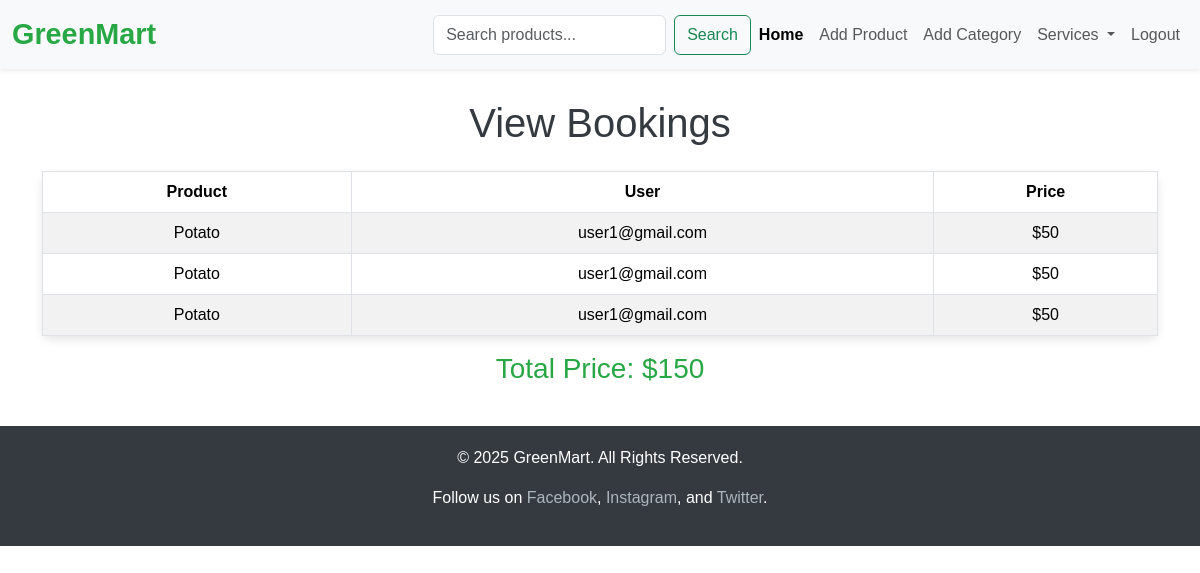
The app's page /viewbookings, older data.
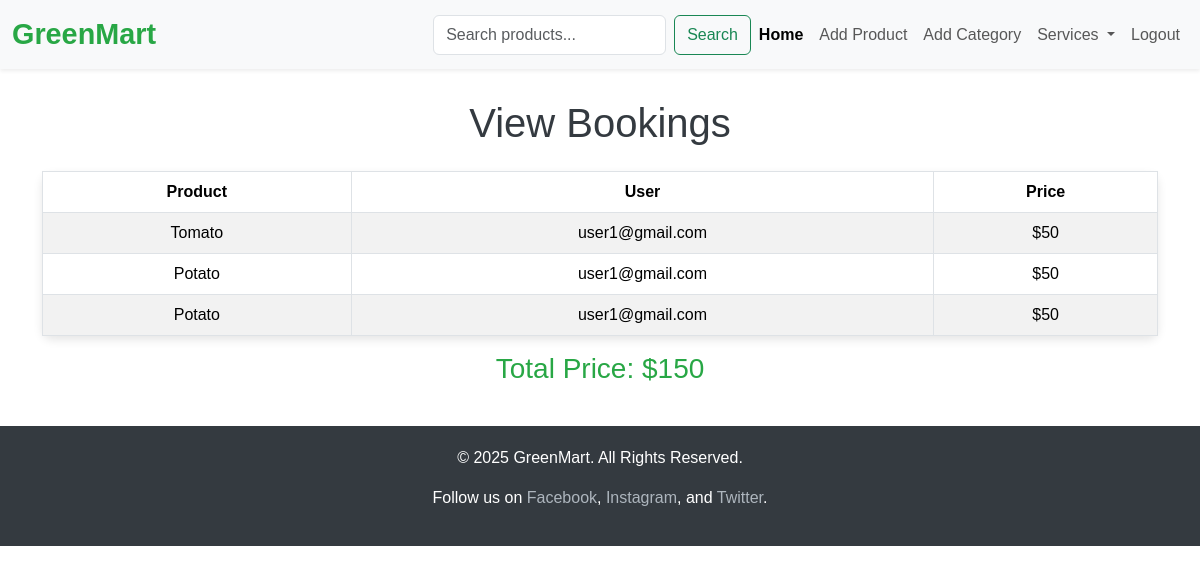
The same page, newer data.
### gm_app/models.py (models this page shows)
class Buy(models.Model):
    product=models.ForeignKey(Product,on_delete=models.CASCADE)
    user=models.ForeignKey(User,on_delete=models.CASCADE)
    qty=models.PositiveIntegerField()
    price=models.IntegerField()
    date=models.DateField(auto_now_add=True)

class Product(models.Model):
    pid=models.TextField()
    name=models.TextField()
    dis=models.TextField()
    offer_price=models.IntegerField()
    price=models.IntegerField()
    stock=models.IntegerField()
    category=models.ForeignKey(Category,on_delete=models.CASCADE)
    img=models.FileField()

### gm_app/views.py (the view)
# urls.py: path('viewbookings', views.viewbookings, name='viewbookings'),
def viewbookings(req):
    try:
        bookings = Buy.objects.select_related('user', 'product').order_by('-id')  # Fetch all bookings
        total_price = sum(booking.price for booking in bookings)  # Calculate total price of all bookings
        return render(req, 'shop/viewbooking.html', {'bookings': bookings, 'total_price': total_price})
    except Exception as e:
        print(f"Error fetching bookings: {e}")
        return render(req, 'shop/viewbooking.html', {'error': 'An error occurred while fetching the bookings.'})

### templates/shop/viewbooking.html (shortened to what this page needs)
<!DOCTYPE html>
<html lang="en">
<head>
    <link href="https://cdn.jsdelivr.net/npm/bootstrap@5.3.3/dist/css/bootstrap.min.css" rel="stylesheet">
</head>
<body>
    <nav class="navbar navbar-expand-lg navbar-light bg-light shadow-sm sticky-top">
        <div class="container-fluid">
            <a class="navbar-brand" href="#" style="font-size: 1.8rem; font-weight: bold; color: #28a745;">GreenMart</a>
            <div class="collapse navbar-collapse" id="navbarNav">
                <ul class="navbar-nav ms-auto">
                <form class="d-flex ms-3" method="GET" action="{% url 'product_search' %}">
                    <input class="form-control me-2" type="search" name="query" placeholder="Search products..." aria-label="Search">
                    <button class="btn btn-outline-success" type="submit">Search</button>
                </form>
                    <li class="nav-item">
                        <a class="nav-link active" href="{%url 'shophome'%}" style="font-weight: bold;">Home</a>
                    </li>
                    <li class="nav-item">
                        <a class="nav-link" href="{% url 'addproduct' %}">Add Product</a>
                    </li>
                    <li class="nav-item">
                        <a class="nav-link" href="{% url 'add_category' %}">Add Category</a>
                    </li>
                    <li class="nav-item dropdown">
                        <a class="nav-link dropdown-toggle" href="#" id="servicesDropdown" role="button" data-bs-toggle="dropdown" aria-expanded="false">
                            Services
                        </a>
                    </li>
                    <li class="nav-item">
                    <a class="nav-link" href="{%url 'logout'%}">Logout</a>
                </li>
                </ul>
            </div>
        </div>
    </nav>
    <div class="container">
        <h1 class="text-center mb-4">View Bookings</h1>
        {% if bookings %}
            <table class="table table-bordered table-striped">
                <thead>
                    <tr>
                        <th>Product</th>
                        <th>User</th>
                        <th>Price</th>
                    </tr>
                </thead>
                <tbody>
                    {% for booking in bookings %}
                        <tr>
                            <td>{{ booking.product.name }}</td>
                            <td>{{ booking.user.username }}</td>
                            <td>${{ booking.price }}</td>
                        </tr>
                    {% endfor %}
                </tbody>
            </table>
            <h3 class="text-center">Total Price: ${{ total_price }}</h3>
        {% else %}
            <p class="text-center">No bookings available.</p>
        {% endif %}
    </div>
    <footer>
        <p>&copy; 2025 GreenMart. All Rights Reserved.</p>
        <p>Follow us on
            <a href="#">Facebook</a>,
            <a href="#">Instagram</a>, and
            <a href="#">Twitter</a>.
        </p>
    </footer>
</body>
</html>

Row changes from the older to the newer data that the page shows:
removed Buy: product.name "Potato", user.username "user1@gmail.com", price "50"
added Buy: product.name "Tomato", user.username "user1@gmail.com", price "50"
